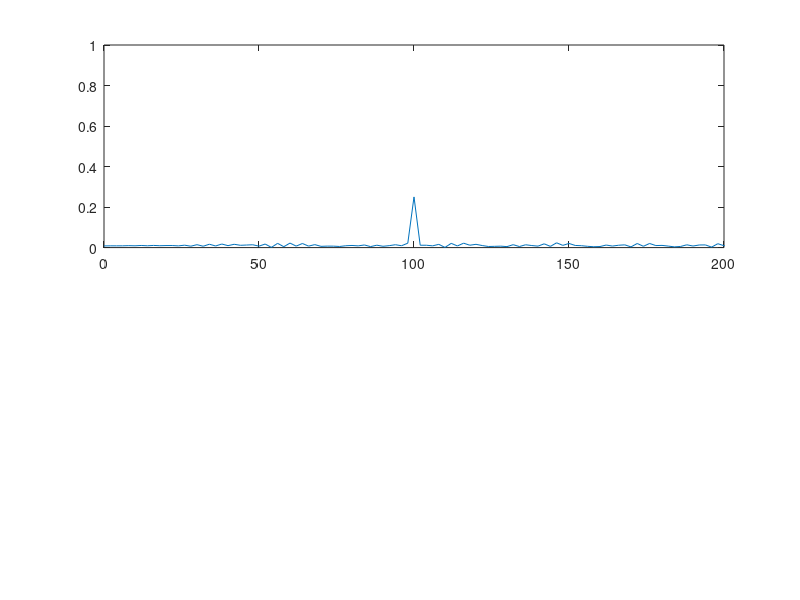
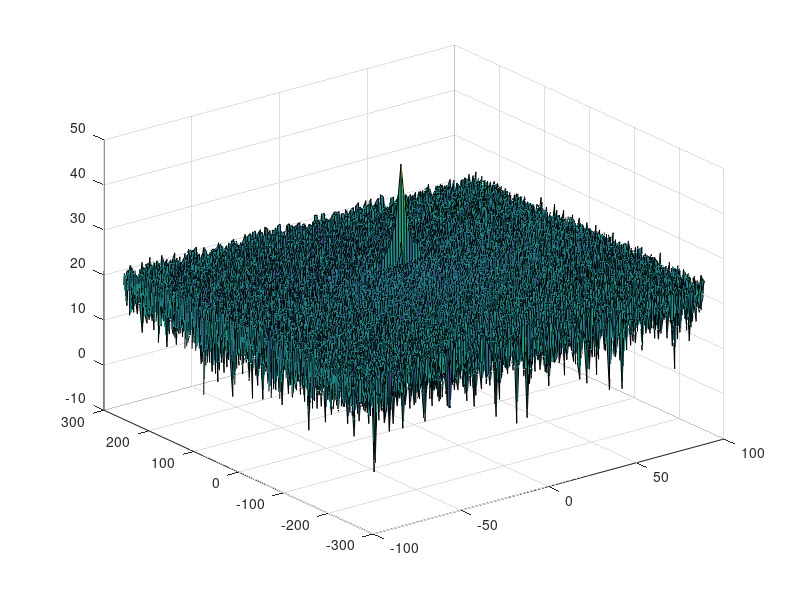

Write the MATLAB code that produced these figures, in order. (Note: a time limit stopped this script after it produced the figures.)
clear all
clc;

%% Radar Specifications 
%%%%%%%%%%%%%%%%%%%%%%%%%%%
% Frequency of operation = 77GHz
% Max Range = 200m
% Range Resolution = 1 m
% Max Velocity = 100 m/s
%%%%%%%%%%%%%%%%%%%%%%%%%%%

c = 3e8;		% speed of light
fc = 77e9;		% Carrier frequency, Hz
maxRange = 200;		% m
rangeResolution = 1;	% m
maxVelocity = 100;	% m/s
rttScale = 5.5;		% magic

%% User Defined Range and Velocity of target
% *%TODO* :
% define the target's initial position and velocity. Note : Velocity
% remains contant
 
R = 100;  % Initial position
v = 10;  % Initial velocity, remains contant

%% FMCW Waveform Generation

% *%TODO* :
%Design the FMCW waveform by giving the specs of each of its parameters.
% Calculate the Bandwidth (B), Chirp Time (Tchirp) and Slope (slope) of the FMCW
% chirp using the requirements above.
B = c / (2 * rangeResolution);
Tchirp = rttScale * (2 * maxRange / c);  % scale factor on round-trip time 
slope =  B / Tchirp;

                                                          
%The number of chirps in one sequence. Its ideal to have 2^ value for the ease of running the FFT
%for Doppler Estimation. 
Nd=128;                   % #of doppler cells OR #of sent periods % number of chirps

%The number of samples on each chirp. 
Nr=1024;                  %for length of time OR # of range cells

% Timestamp for running the displacement scenario for every sample on each
% chirp
t=linspace(0,Nd*Tchirp,Nr*Nd); %total time for samples
L = Nr * Nd;

%Creating the vectors for Tx, Rx and Mix based on the total samples input.
Tx=zeros(1,length(t)); %transmitted signal
Rx=zeros(1,length(t)); %received signal
Mix = zeros(1,length(t)); %beat signal

%Similar vectors for range_covered and time delay.
r_t=zeros(1,length(t));
td=zeros(1,length(t));


%% Signal generation and Moving Target simulation
% Running the radar scenario over the time. 

for i=1:length(t)         
    
    
    % *%TODO* :
    %For each time stamp update the Range of the Target for constant velocity. 
    tau = (R + t(i) * v) / c;  % seconds

    % *%TODO* :
    %For each time sample we need update the transmitted and
    %received signal. 
    Tx(i) = cos(2 * pi * (fc * t(i) + slope * t(i)^2 / 2));
    Rx(i) = cos(2 * pi * (fc * (t(i) - tau) + slope * (t(i) - tau)^2 / 2));
    
    % *%TODO* :
    %Now by mixing the Transmit and Receive generate the beat signal
    %This is done by element wise matrix multiplication of Transmit and
    %Receiver Signal
    Mix(i) = Tx(i) * Rx(i);
    
end

%% RANGE MEASUREMENT


 % *%TODO* :
%reshape the vector into Nr*Nd array. Nr and Nd here would also define the size of
%Range and Doppler FFT respectively.
beat = reshape(Mix, [Nr, Nd]);

 % *%TODO* :
%run the FFT on the beat signal along the range bins dimension (Nr) and
%normalize.
signal_fft = fft(beat) / Nr;

 % *%TODO* :
% Take the absolute value of FFT output
abs_fft = abs(signal_fft);

 % *%TODO* :
% Output of FFT is double sided signal, but we are interested in only one side of the spectrum.
% Hence we throw out half of the samples.
one_side_fft = abs_fft(1 : Nr / 2);

%plotting the range
figure ('Name','Range from First FFT')
subplot(2,1,1)

 % *%TODO* :
 % plot FFT output 
f = Nr / length(one_side_fft) * (0 : (Nr / 2 - 1));
plot(f, one_side_fft);

axis ([0 200 0 1]);



%% RANGE DOPPLER RESPONSE
% The 2D FFT implementation is already provided here. This will run a 2DFFT
% on the mixed signal (beat signal) output and generate a range doppler
% map.You will implement CFAR on the generated RDM


% Range Doppler Map Generation.

% The output of the 2D FFT is an image that has reponse in the range and
% doppler FFT bins. So, it is important to convert the axis from bin sizes
% to range and doppler based on their Max values.

Mix=reshape(Mix,[Nr,Nd]);

% 2D FFT using the FFT size for both dimensions.
sig_fft2 = fft2(Mix,Nr,Nd);

% Taking just one side of signal from Range dimension.
sig_fft2 = sig_fft2(1:Nr/2,1:Nd);
sig_fft2 = fftshift (sig_fft2);
RDM = abs(sig_fft2);
RDM = 10*log10(RDM) ;

%use the surf function to plot the output of 2DFFT and to show axis in both
%dimensions
doppler_axis = linspace(-100,100,Nd);
range_axis = linspace(-200,200,Nr/2)*((Nr/2)/400);
figure,surf(doppler_axis,range_axis,RDM);

%% CFAR implementation

%Slide Window through the complete Range Doppler Map

% *%TODO* :
%Select the number of Training Cells in both the dimensions.
Tr = 12;  % Training (range dimension)
Td = 3;  % Training cells (doppler dimension)

% *%TODO* :
%Select the number of Guard Cells in both dimensions around the Cell under 
%test (CUT) for accurate estimation
Gr = 4;  % Guard cells (range dimension)
Gd = 1;  % Guard cells (doppler dimension)

% *%TODO* :
% offset the threshold by SNR value in dB
offset = 15;

% *%TODO* :
%Create a vector to store noise_level for each iteration on training cells
noise_level = zeros(1,1);


% *%TODO* :
%design a loop such that it slides the CUT across range doppler map by
%giving margins at the edges for Training and Guard Cells.
%For every iteration sum the signal level within all the training
%cells. To sum convert the value from logarithmic to linear using db2pow
%function. Average the summed values for all of the training
%cells used. After averaging convert it back to logarithimic using pow2db.
%Further add the offset to it to determine the threshold. Next, compare the
%signal under CUT with this threshold. If the CUT level > threshold assign
%it a value of 1, else equate it to 0.

% *%TODO* :
% The process above will generate a thresholded block, which is smaller 
%than the Range Doppler Map as the CUT cannot be located at the edges of
%matrix. Hence,few cells will not be thresholded. To keep the map size same
% set those values to 0. 


   % Use RDM[x,y] as the matrix from the output of 2D FFT for implementing
   % CFAR
N_guard = (2 * Gr + 1) * (2 * Gd + 1) - 1;  % Remove CUT
N_training = (2 * Tr + 2 * Gr + 1) * (2 * Td + 2 * Gd + 1) - (N_guard + 1);

CFAR = zeros(size(RDM));

% Use RDM[x,y] from the output of 2D FFT above for implementing CFAR
for range_index = Tr + Gr + 1 : Nr/2 - Tr - Gr
    for doppler_index = Td + Gd + 1 : Nd - Td - Gd
        % Slice the entire window
        training = RDM(range_index - Tr - Gr : range_index + Tr + Gr, ...
                       doppler_index - Td - Gd : doppler_index + Td + Gd);
        % Set all non-training cells to zero
        training(range_index - Gr : range_index + Gr, ...
                 doppler_index - Gd : doppler_index + Gd) = 0;
        % Convert decibel measurements to power
        training = db2pow(training);
        % Calculate the training mean
        training = sum(training) / N_training;
        % Revert average power to decibels
        training = pow2db(training);
        % Use the offset to determine the SNR threshold
        threshold = training + offset;
        % Apply the threshold to the CUT
        if RDM(range_index, doppler_index) > threshold
            CFAR(range_index, doppler_index) = 1;
        end
    end
end

% *%TODO* :
%display the CFAR output using the Surf function like we did for Range
%Doppler Response output.
figure;
surf(doppler_axis, range_axis, CFAR);
colorbar;


 
 
